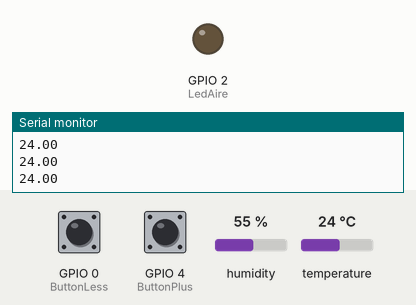
Simulated run of this sketch. Board: ESP8266 (NodeMCU). Parts: output pins drawn as LEDs (lit = HIGH), the last lines printed to the serial monitor. Inputs (shaded band) come from the test bench; at power-on: GPIO 4 (ButtonPlus) HIGH, GPIO 0 (ButtonLess) HIGH, temperature 24 °C, humidity 55 %.

Above: at 2.8 s.
2.9 s: GPIO 4 (ButtonPlus) pulled LOW for 1.2 s
At 3.3 s:
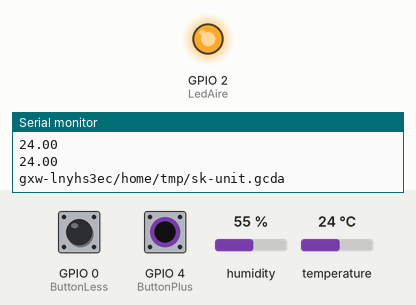
5.6 s: GPIO 0 (ButtonLess) pulled LOW for 3.2 s
At 8.9 s:
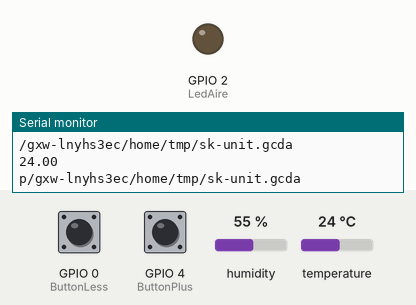
10.3 s: GPIO 0 (ButtonLess) pulled LOW for 1.2 s
13.0 s: GPIO 4 (ButtonPlus) pulled LOW for 3.2 s
At 16.1 s:
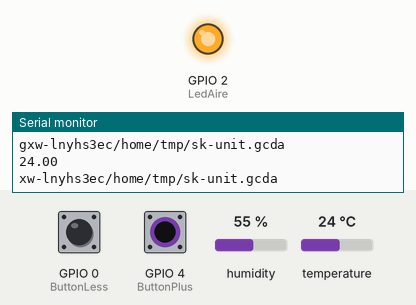
17.7 s: temperature set to 25.5 °C
19.2 s: temperature set to 26.6 °C
At 20.5 s:
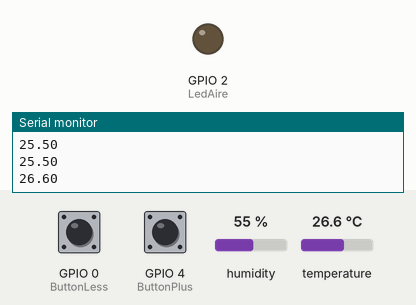
Timing chart, 0 to 22.2 s (numbered marks = the images above; inputs shaded):
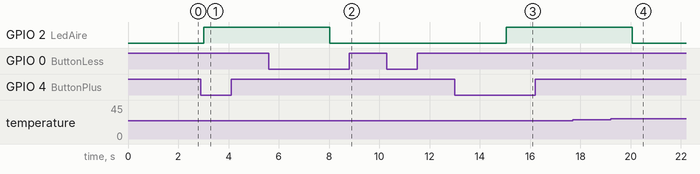

Measured:
- the behaviour switches between 26 and 26.1 °C on temperature (found by bisection; images 3 and 4)
- after the input at 2.9 s, GPIO 2 (LedAire): LOW → HIGH after 0.11 s
- after the input at 5.6 s, GPIO 2 (LedAire): HIGH → LOW after 2.4 s
- after the input at 13.0 s, GPIO 2 (LedAire): LOW → HIGH after 2.0 s
- after the input at 19.2 s, GPIO 2 (LedAire): HIGH → LOW after 0.86 s

The sketch:

main.ino
```cpp
#include <DHT.h>

#include <ESP8266WiFi.h>

#define LedAire 2
#define ButtonPlus 4
#define ButtonLess 0
#define Sensor 5
#define DHTTYPE DHT22

DHT dht(Sensor, DHTTYPE);

int maximo = 30;
int minimo = 19;
int temp = 24;
float temperatura;


void setup(){
    dht.begin();
    pinMode(ButtonPlus, INPUT_PULLUP);
    pinMode(ButtonLess, INPUT_PULLUP);
    pinMode(LedAire, OUTPUT);
    Serial.begin(9600);
}

void loop(){
    //chequear si aprieta boton


    temperatura = dht.readTemperature();
    while(temperatura < 1 || isnan(temperatura)){
        temperatura = dht.readTemperature();
    }

    Serial.println(temperatura);

    if (digitalRead(ButtonPlus) == LOW && temp < maximo) {
        temp++;
        Serial.println("Temp set to: " + temp);
    }
    else if (digitalRead(ButtonLess) == LOW && temp > minimo) {
        temp--;
        Serial.println("Temp set to: " + temp);
    }

    if (temperatura > temp)
    {
        //prende aire
        digitalWrite(LedAire, LOW);
    }
    else if (temperatura < temp) {
        //apaga aire
        digitalWrite(LedAire, HIGH);
    }

    delay(1000);
}
```
